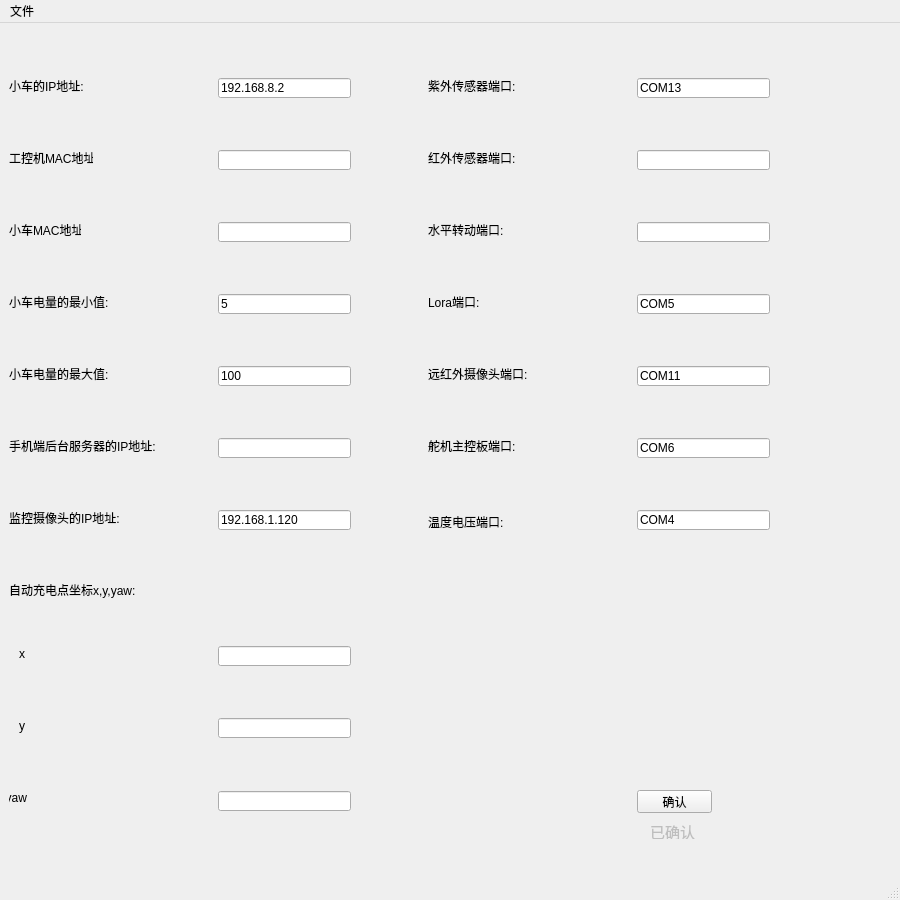
<?xml version="1.0" encoding="UTF-8"?>
<ui version="4.0">
 <class>info</class>
 <widget class="QMainWindow" name="info">
  <property name="geometry">
   <rect>
    <x>0</x>
    <y>0</y>
    <width>900</width>
    <height>900</height>
   </rect>
  </property>
  <property name="windowTitle">
   <string>创能机器人配置软件</string>
  </property>
  <widget class="QWidget" name="centralwidget">
   <widget class="QLabel" name="right_eye">
    <property name="geometry">
     <rect>
      <x>428</x>
      <y>55</y>
      <width>90</width>
      <height>16</height>
     </rect>
    </property>
    <property name="text">
     <string>紫外传感器端口:</string>
    </property>
   </widget>
   <widget class="QLineEdit" name="right_eye_port">
    <property name="geometry">
     <rect>
      <x>637</x>
      <y>55</y>
      <width>133</width>
      <height>20</height>
     </rect>
    </property>
    <property name="text">
     <string>COM13</string>
    </property>
    <property name="readOnly">
     <bool>true</bool>
    </property>
   </widget>
   <widget class="QLabel" name="left_eye">
    <property name="geometry">
     <rect>
      <x>428</x>
      <y>127</y>
      <width>90</width>
      <height>16</height>
     </rect>
    </property>
    <property name="text">
     <string>红外传感器端口:</string>
    </property>
   </widget>
   <widget class="QLabel" name="y">
    <property name="geometry">
     <rect>
      <x>9</x>
      <y>695</y>
      <width>16</width>
      <height>16</height>
     </rect>
    </property>
    <property name="text">
     <string>y</string>
    </property>
    <property name="alignment">
     <set>Qt::AlignRight|Qt::AlignTrailing|Qt::AlignVCenter</set>
    </property>
   </widget>
   <widget class="QLabel" name="x">
    <property name="geometry">
     <rect>
      <x>9</x>
      <y>623</y>
      <width>16</width>
      <height>16</height>
     </rect>
    </property>
    <property name="text">
     <string>x</string>
    </property>
    <property name="alignment">
     <set>Qt::AlignRight|Qt::AlignTrailing|Qt::AlignVCenter</set>
    </property>
   </widget>
   <widget class="QLabel" name="cameraip">
    <property name="geometry">
     <rect>
      <x>9</x>
      <y>487</y>
      <width>114</width>
      <height>16</height>
     </rect>
    </property>
    <property name="text">
     <string>监控摄像头的IP地址:</string>
    </property>
   </widget>
   <widget class="QLineEdit" name="camera_ip">
    <property name="geometry">
     <rect>
      <x>218</x>
      <y>487</y>
      <width>133</width>
      <height>20</height>
     </rect>
    </property>
    <property name="sizePolicy">
     <sizepolicy hsizetype="Expanding" vsizetype="Fixed">
      <horstretch>0</horstretch>
      <verstretch>0</verstretch>
     </sizepolicy>
    </property>
    <property name="minimumSize">
     <size>
      <width>0</width>
      <height>0</height>
     </size>
    </property>
    <property name="text">
     <string>192.168.1.120</string>
    </property>
    <property name="readOnly">
     <bool>true</bool>
    </property>
   </widget>
   <widget class="QLabel" name="deluge_gun">
    <property name="geometry">
     <rect>
      <x>428</x>
      <y>199</y>
      <width>78</width>
      <height>16</height>
     </rect>
    </property>
    <property name="text">
     <string>水平转动端口:</string>
    </property>
   </widget>
   <widget class="QLabel" name="r_mac">
    <property name="geometry">
     <rect>
      <x>9</x>
      <y>199</y>
      <width>72</width>
      <height>16</height>
     </rect>
    </property>
    <property name="text">
     <string>小车MAC地址:</string>
    </property>
   </widget>
   <widget class="QLabel" name="mincharg">
    <property name="geometry">
     <rect>
      <x>9</x>
      <y>271</y>
      <width>102</width>
      <height>16</height>
     </rect>
    </property>
    <property name="text">
     <string>小车电量的最小值:</string>
    </property>
   </widget>
   <widget class="QLabel" name="duojizhuban">
    <property name="geometry">
     <rect>
      <x>428</x>
      <y>415</y>
      <width>90</width>
      <height>16</height>
     </rect>
    </property>
    <property name="text">
     <string>舵机主控板端口:</string>
    </property>
   </widget>
   <widget class="QLabel" name="h_mac">
    <property name="geometry">
     <rect>
      <x>9</x>
      <y>127</y>
      <width>84</width>
      <height>16</height>
     </rect>
    </property>
    <property name="text">
     <string>工控机MAC地址:</string>
    </property>
   </widget>
   <widget class="QLineEdit" name="duojizhuban_port">
    <property name="geometry">
     <rect>
      <x>637</x>
      <y>415</y>
      <width>133</width>
      <height>20</height>
     </rect>
    </property>
    <property name="text">
     <string>COM6</string>
    </property>
    <property name="readOnly">
     <bool>true</bool>
    </property>
   </widget>
   <widget class="QLineEdit" name="autocharge_x">
    <property name="geometry">
     <rect>
      <x>218</x>
      <y>623</y>
      <width>133</width>
      <height>20</height>
     </rect>
    </property>
   </widget>
   <widget class="QLabel" name="yuanhongwai">
    <property name="geometry">
     <rect>
      <x>428</x>
      <y>343</y>
      <width>102</width>
      <height>16</height>
     </rect>
    </property>
    <property name="text">
     <string>远红外摄像头端口:</string>
    </property>
   </widget>
   <widget class="QLabel" name="autocharge_xyz">
    <property name="geometry">
     <rect>
      <x>9</x>
      <y>559</y>
      <width>132</width>
      <height>16</height>
     </rect>
    </property>
    <property name="sizePolicy">
     <sizepolicy hsizetype="Expanding" vsizetype="Fixed">
      <horstretch>0</horstretch>
      <verstretch>50</verstretch>
     </sizepolicy>
    </property>
    <property name="minimumSize">
     <size>
      <width>20</width>
      <height>0</height>
     </size>
    </property>
    <property name="text">
     <string>自动充电点坐标x,y,yaw:</string>
    </property>
   </widget>
   <widget class="QLineEdit" name="fenbushi_port">
    <property name="geometry">
     <rect>
      <x>637</x>
      <y>271</y>
      <width>133</width>
      <height>20</height>
     </rect>
    </property>
    <property name="text">
     <string>COM5</string>
    </property>
    <property name="readOnly">
     <bool>true</bool>
    </property>
   </widget>
   <widget class="QLineEdit" name="host_mac">
    <property name="geometry">
     <rect>
      <x>218</x>
      <y>127</y>
      <width>133</width>
      <height>20</height>
     </rect>
    </property>
    <property name="readOnly">
     <bool>true</bool>
    </property>
   </widget>
   <widget class="QLabel" name="app_ip">
    <property name="geometry">
     <rect>
      <x>9</x>
      <y>415</y>
      <width>150</width>
      <height>16</height>
     </rect>
    </property>
    <property name="text">
     <string>手机端后台服务器的IP地址:</string>
    </property>
   </widget>
   <widget class="QLineEdit" name="left_eye_port">
    <property name="geometry">
     <rect>
      <x>637</x>
      <y>127</y>
      <width>133</width>
      <height>20</height>
     </rect>
    </property>
   </widget>
   <widget class="QLineEdit" name="mincharge">
    <property name="geometry">
     <rect>
      <x>218</x>
      <y>271</y>
      <width>133</width>
      <height>20</height>
     </rect>
    </property>
    <property name="text">
     <string>5</string>
    </property>
    <property name="readOnly">
     <bool>false</bool>
    </property>
   </widget>
   <widget class="QLabel" name="wddy">
    <property name="geometry">
     <rect>
      <x>428</x>
      <y>491</y>
      <width>78</width>
      <height>16</height>
     </rect>
    </property>
    <property name="sizePolicy">
     <sizepolicy hsizetype="Expanding" vsizetype="Fixed">
      <horstretch>0</horstretch>
      <verstretch>0</verstretch>
     </sizepolicy>
    </property>
    <property name="text">
     <string>温度电压端口:</string>
    </property>
   </widget>
   <widget class="QLineEdit" name="server_ip">
    <property name="geometry">
     <rect>
      <x>218</x>
      <y>55</y>
      <width>133</width>
      <height>20</height>
     </rect>
    </property>
    <property name="sizePolicy">
     <sizepolicy hsizetype="Expanding" vsizetype="Fixed">
      <horstretch>0</horstretch>
      <verstretch>0</verstretch>
     </sizepolicy>
    </property>
    <property name="text">
     <string>192.168.8.2</string>
    </property>
    <property name="dragEnabled">
     <bool>true</bool>
    </property>
    <property name="readOnly">
     <bool>true</bool>
    </property>
   </widget>
   <widget class="QLineEdit" name="autocharge_yaw">
    <property name="geometry">
     <rect>
      <x>218</x>
      <y>768</y>
      <width>133</width>
      <height>20</height>
     </rect>
    </property>
   </widget>
   <widget class="QLabel" name="s_ip">
    <property name="geometry">
     <rect>
      <x>9</x>
      <y>55</y>
      <width>78</width>
      <height>16</height>
     </rect>
    </property>
    <property name="text">
     <string>小车的IP地址:</string>
    </property>
   </widget>
   <widget class="QLabel" name="yaw">
    <property name="geometry">
     <rect>
      <x>9</x>
      <y>767</y>
      <width>18</width>
      <height>16</height>
     </rect>
    </property>
    <property name="text">
     <string>yaw</string>
    </property>
    <property name="alignment">
     <set>Qt::AlignRight|Qt::AlignTrailing|Qt::AlignVCenter</set>
    </property>
   </widget>
   <widget class="QLabel" name="maxcharg">
    <property name="geometry">
     <rect>
      <x>9</x>
      <y>343</y>
      <width>102</width>
      <height>16</height>
     </rect>
    </property>
    <property name="text">
     <string>小车电量的最大值:</string>
    </property>
   </widget>
   <widget class="QLineEdit" name="deluge_gun_port">
    <property name="geometry">
     <rect>
      <x>637</x>
      <y>199</y>
      <width>133</width>
      <height>20</height>
     </rect>
    </property>
   </widget>
   <widget class="QLabel" name="fenbushi">
    <property name="geometry">
     <rect>
      <x>428</x>
      <y>271</y>
      <width>54</width>
      <height>16</height>
     </rect>
    </property>
    <property name="text">
     <string>Lora端口:</string>
    </property>
   </widget>
   <widget class="QLineEdit" name="autocharge_y">
    <property name="geometry">
     <rect>
      <x>218</x>
      <y>695</y>
      <width>133</width>
      <height>20</height>
     </rect>
    </property>
   </widget>
   <widget class="QLineEdit" name="yuanhongwai_port">
    <property name="geometry">
     <rect>
      <x>637</x>
      <y>343</y>
      <width>133</width>
      <height>20</height>
     </rect>
    </property>
    <property name="text">
     <string>COM11</string>
    </property>
    <property name="readOnly">
     <bool>true</bool>
    </property>
   </widget>
   <widget class="QLineEdit" name="appserverip">
    <property name="geometry">
     <rect>
      <x>218</x>
      <y>415</y>
      <width>133</width>
      <height>20</height>
     </rect>
    </property>
   </widget>
   <widget class="QLineEdit" name="robot_mac">
    <property name="geometry">
     <rect>
      <x>218</x>
      <y>199</y>
      <width>133</width>
      <height>20</height>
     </rect>
    </property>
    <property name="readOnly">
     <bool>true</bool>
    </property>
   </widget>
   <widget class="QLineEdit" name="maxcharge">
    <property name="geometry">
     <rect>
      <x>218</x>
      <y>343</y>
      <width>133</width>
      <height>20</height>
     </rect>
    </property>
    <property name="text">
     <string>100</string>
    </property>
    <property name="readOnly">
     <bool>false</bool>
    </property>
   </widget>
   <widget class="QLineEdit" name="wddy_port">
    <property name="geometry">
     <rect>
      <x>637</x>
      <y>487</y>
      <width>133</width>
      <height>20</height>
     </rect>
    </property>
    <property name="text">
     <string>COM4</string>
    </property>
    <property name="readOnly">
     <bool>true</bool>
    </property>
   </widget>
   <widget class="QPushButton" name="ok_info">
    <property name="geometry">
     <rect>
      <x>637</x>
      <y>767</y>
      <width>75</width>
      <height>23</height>
     </rect>
    </property>
    <property name="sizePolicy">
     <sizepolicy hsizetype="Fixed" vsizetype="Minimum">
      <horstretch>0</horstretch>
      <verstretch>0</verstretch>
     </sizepolicy>
    </property>
    <property name="text">
     <string>确认</string>
    </property>
    <property name="checkable">
     <bool>false</bool>
    </property>
    <property name="checked">
     <bool>false</bool>
    </property>
    <property name="autoDefault">
     <bool>false</bool>
    </property>
   </widget>
   <widget class="QLabel" name="yiqueren">
    <property name="enabled">
     <bool>false</bool>
    </property>
    <property name="geometry">
     <rect>
      <x>650</x>
      <y>800</y>
      <width>45</width>
      <height>16</height>
     </rect>
    </property>
    <property name="font">
     <font>
      <pointsize>11</pointsize>
     </font>
    </property>
    <property name="text">
     <string>已确认</string>
    </property>
    <property name="alignment">
     <set>Qt::AlignCenter</set>
    </property>
   </widget>
  </widget>
  <widget class="QMenuBar" name="menubar">
   <property name="geometry">
    <rect>
     <x>0</x>
     <y>0</y>
     <width>900</width>
     <height>23</height>
    </rect>
   </property>
   <widget class="QMenu" name="menuFiles">
    <property name="title">
     <string>文件</string>
    </property>
    <widget class="QMenu" name="menuNew">
     <property name="title">
      <string>新建</string>
     </property>
     <addaction name="actionRobot_info"/>
     <addaction name="actionFenbushi"/>
     <addaction name="actionPlanwork"/>
    </widget>
    <addaction name="menuNew"/>
    <addaction name="actionOpen"/>
    <addaction name="actionSave"/>
   </widget>
   <addaction name="menuFiles"/>
  </widget>
  <widget class="QStatusBar" name="statusbar"/>
  <action name="actionOpen">
   <property name="text">
    <string>打开</string>
   </property>
  </action>
  <action name="actionSave">
   <property name="text">
    <string>保存</string>
   </property>
  </action>
  <action name="actionRobot_info">
   <property name="text">
    <string>机器人基本信息</string>
   </property>
  </action>
  <action name="actionFenbushi">
   <property name="text">
    <string>分布式传感器</string>
   </property>
  </action>
  <action name="actionPlanwork">
   <property name="text">
    <string>计划任务</string>
   </property>
  </action>
 </widget>
 <resources/>
 <connections/>
</ui>
